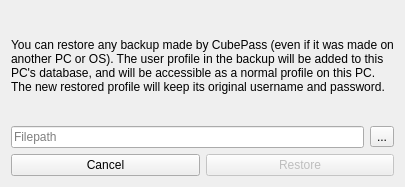
<?xml version="1.0" encoding="UTF-8"?>
<ui version="4.0">
 <class>RestoreAccount</class>
 <widget class="QDialog" name="RestoreAccount">
  <property name="windowModality">
   <enum>Qt::WindowModal</enum>
  </property>
  <property name="geometry">
   <rect>
    <x>0</x>
    <y>0</y>
    <width>405</width>
    <height>187</height>
   </rect>
  </property>
  <property name="windowTitle">
   <string>Account restoration</string>
  </property>
  <property name="windowIcon">
   <iconset resource="ImageResources.qrc">
    <normaloff>:/Logo/Logo.png</normaloff>:/Logo/Logo.png</iconset>
  </property>
  <layout class="QVBoxLayout" name="verticalLayout">
   <item>
    <widget class="QLabel" name="label">
     <property name="text">
      <string>You can restore any backup made by CubePass (even if it was made on another PC or OS). The user profile in the backup will be added to this PC's database, and will be accessible as a normal profile on this PC. The new restored profile will keep its original username and password. </string>
     </property>
     <property name="wordWrap">
      <bool>true</bool>
     </property>
    </widget>
   </item>
   <item>
    <layout class="QHBoxLayout" name="horizontalLayout">
     <item>
      <widget class="QLineEdit" name="edtFilepath">
       <property name="placeholderText">
        <string>Filepath</string>
       </property>
      </widget>
     </item>
     <item>
      <widget class="QToolButton" name="btnBrowse">
       <property name="toolTip">
        <string>Browse</string>
       </property>
       <property name="text">
        <string>...</string>
       </property>
      </widget>
     </item>
    </layout>
   </item>
   <item>
    <layout class="QHBoxLayout" name="horizontalLayout_2">
     <item>
      <widget class="QPushButton" name="btnCancel">
       <property name="text">
        <string>Cancel</string>
       </property>
      </widget>
     </item>
     <item>
      <widget class="QPushButton" name="btnRestore">
       <property name="enabled">
        <bool>false</bool>
       </property>
       <property name="toolTip">
        <string>Restore the selected backup to this PC</string>
       </property>
       <property name="text">
        <string>Restore</string>
       </property>
       <property name="default">
        <bool>true</bool>
       </property>
      </widget>
     </item>
    </layout>
   </item>
  </layout>
 </widget>
 <resources>
  <include location="ImageResources.qrc"/>
 </resources>
 <connections/>
</ui>
